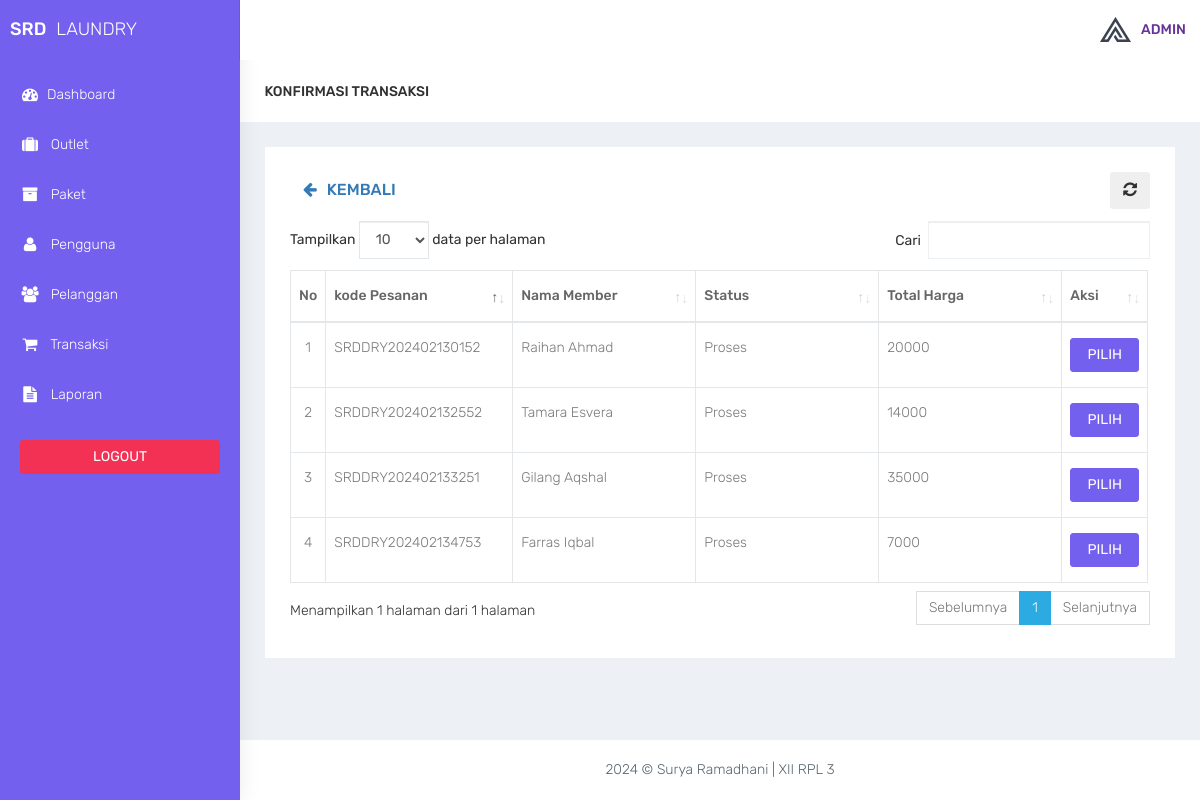
The app's page /admin/transaksi_konfirmasi.php (signed in) with its own data.
### tables this page shows
CREATE TABLE `transaksi` (
  `id_transaksi` int(11) NOT NULL,
  `outlet_id` int(11) DEFAULT NULL,
  `kode_invoice` varchar(100) DEFAULT NULL,
  `member_id` int(11) DEFAULT NULL,
  `tgl` datetime DEFAULT NULL,
  `batas_waktu` datetime DEFAULT NULL,
  `tgl_pembayaran` datetime DEFAULT NULL,
  `status` enum('Baru','Proses','Selesai','Diambil') DEFAULT NULL,
  `status_bayar` enum('Dibayar','Belum') DEFAULT NULL,
  `user_id` int(11) DEFAULT NULL
);

CREATE TABLE `member` (
  `id_member` int(11) NOT NULL,
  `nama_member` varchar(100) DEFAULT NULL,
  `alamat_member` text DEFAULT NULL,
  `jenis_kelamin` enum('Laki-Laki','Perempuan') DEFAULT NULL,
  `telp_member` varchar(15) DEFAULT NULL
);

CREATE TABLE `detail_transaksi` (
  `id_detail` int(11) NOT NULL,
  `transaksi_id` int(11) DEFAULT NULL,
  `paket_id` int(11) DEFAULT NULL,
  `qty` double DEFAULT NULL,
  `total_harga` double DEFAULT NULL,
  `keterangan` text DEFAULT NULL,
  `total_bayar` int(11) DEFAULT NULL
);

### admin/functions.php (called while the page is built, shortened)
<?php
function ambildata($conn, $query)
{
    $data = mysqli_query($conn, $query);
    if (mysqli_num_rows($data) > 0) {
        while ($row = mysqli_fetch_assoc($data)) {
            $hasil[] = $row;
        }
        return $hasil;
    }
}

### admin/transaksi_konfirmasi.php (the view, shortened to what this page needs)
<?php
$title = 'transaksi';
require 'functions.php';
require 'layout_header.php';
$query = "SELECT transaksi.*,member.nama_member , detail_transaksi.total_harga FROM transaksi INNER JOIN member ON member.id_member = transaksi.member_id INNER JOIN detail_transaksi ON detail_transaksi.transaksi_id = transaksi.id_transaksi WHERE transaksi.status_bayar='belum'";
$data = ambildata($conn, $query);
?>
<div class="container-fluid">
    <div class="row bg-title">
        <div class="col-lg-3 col-md-4 col-sm-4 col-xs-12">
            <h4 class="page-title">Konfirmasi <?= $title ?></h4>
        </div>
    </div>
    <div class="row">
        <div class="col-md-12 col-lg-12 col-sm-12 col-xs-12">
            <div class="white-box">
                <div class="row">
                    <div class="col-md-6">
                        <a href="transaksi.php" class="btn btn-secondary box-title"><i class="fa fa-arrow-left fa-fw"></i> Kembali</a>
                    </div>
                    <div class="col-md-6 text-right">
                        <button id="btn-refresh" class="btn btn-dark box-title text-right" title="Refresh Data"><i class="fa fa-refresh" id="ic-refresh"></i></button>
                    </div>
                </div>
                <div class="table-responsive">
                    <table class="table table-bordered thead-dark" id="table">
                        <thead class="thead-dark">
                            <tr>
                                <th width="2%">No</th>
                                <th width="22%">kode Pesanan</th>
                                <th width="22%">Nama Member</th>
                                <th width="22%">Status</th>
                                <th width="22%">Total Harga</th>
                                <th width="10%">Aksi</th>
                            </tr>
                        </thead>
                        <tbody>
                            <?php foreach ($data as $transaksi) : ?>
                                <tr>
                                    <td align="center"></td>
                                    <td><?= $transaksi['kode_invoice'] ?></td>
                                    <td><?= $transaksi['nama_member'] ?></td>
                                    <td><?= $transaksi['status'] ?></td>
                                    <td><?= $transaksi['total_harga'] ?></td>
                                    <td align="center">
                                        <a href="transaksi_bayar.php?id=<?= $transaksi['id_transaksi']; ?>" data-toggle="tooltip" data-placement="bottom" title="Pilih" class="btn btn-primary btn-block"> PILIH</a>
                                    </td>
                                </tr>
                            <?php endforeach; ?>
                        </tbody>
                    </table>
                </div>
            </div>
        </div>
    </div>
</div>
<?php
require 'layout_footer.php';

### assets/css/colors/default.css (style rules this page uses)
body { background: #fff; }

### records on screen
transaksi: kode_invoice "SRDDRY202402133251", member.nama_member "Gilang Aqshal", status "Proses", detail_transaksi.total_harga "35000"
transaksi: kode_invoice "SRDDRY202402130152", member.nama_member "Raihan Ahmad", status "Proses", detail_transaksi.total_harga "20000"
transaksi: kode_invoice "SRDDRY202402132552", member.nama_member "Tamara Esvera", status "Proses", detail_transaksi.total_harga "14000"
transaksi: kode_invoice "SRDDRY202402134753", member.nama_member "Farras Iqbal", status "Proses", detail_transaksi.total_harga "7000"

### other values on screen
$title "TRANSAKSI"
